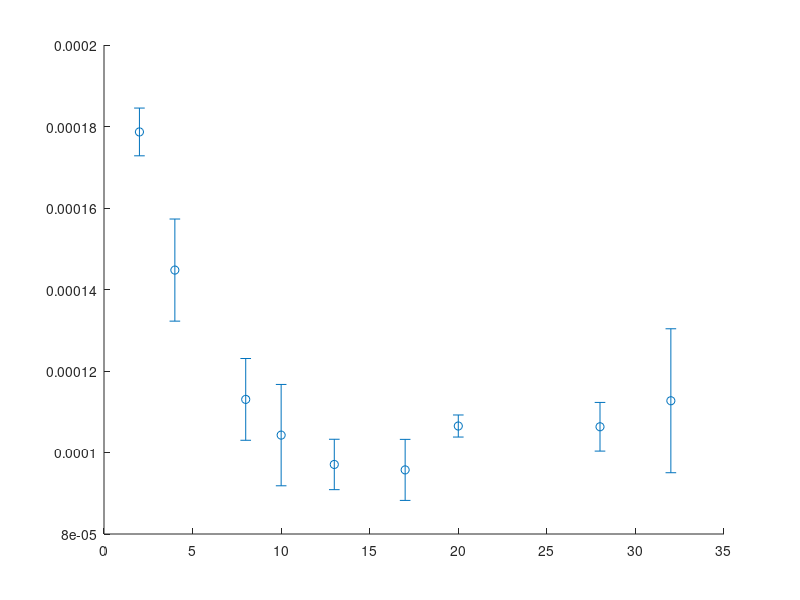

The MATLAB script that drew this image: (Note: this script raises an error after producing the figure.)
num_inputs = [33, 29, 21, 18, 14, 11, 9, 5, 3];
num_inputs = num_inputs-1

all_losses = [.000115, .0001291, .000094; ...
    .00011085, .00010855, .00009955; ...
    .0001077, .0001084, .0001034; ...
    .0000944, .0001038, .0000890; ...
    .0001022, .0000988, .0000902; ...
    .0000900, .0001128, .0001100; ...
    .0001211, .0001018, .0001162; ...
    .0001408, .0001588, .0001347; ...
    .0001765, .0001742, .0001853];

loss_avgs = mean(all_losses, 2);
loss_stdevs = std(all_losses, 0, 2);
    
figure
% scatter(num_inputs, loss_avgs, 'MarkerEdgeColor', '#56B4E9', 'LineWidth', 2)
hold on
errorbar(num_inputs, loss_avgs, loss_stdevs, 'o', 'LineWidth', 1.5) %'Color', '#56B4E9')
xlabel("Number of Channel Inputs")
ylabel("Prediction Loss")
set(gca, 'XDir', 'reverse')
ylim([0.00005, .0002])
grid on
title('Network Performance on Decreasing Input Channels')
